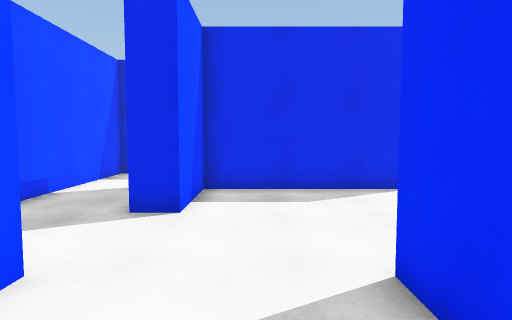
[1] (above)

17 first-person views from a walk through a Unity game level. The camera is 1.5 m above the floor, tilts 4° down and sees 75° across. The floor is counted in squares, 1 m on a side. Each view is taken from the middle of a square. On the plan, view 1 faces up. The plan holds only what a view shows up to about 15 squares ahead; the rest is blank. The place goes on beyond the plan. The player is left out.

[2]
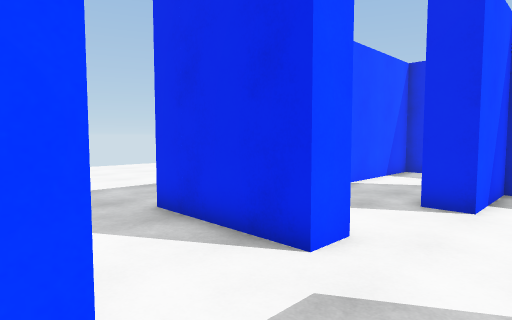

[3]
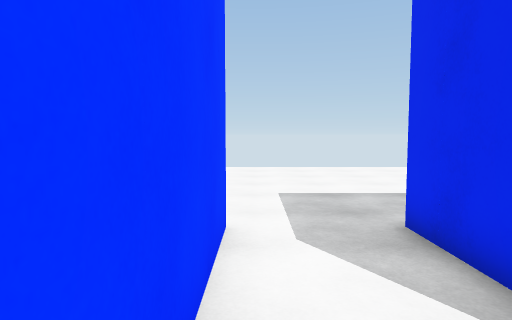

[4]
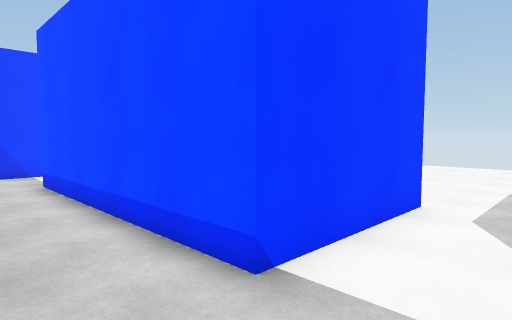

[5]
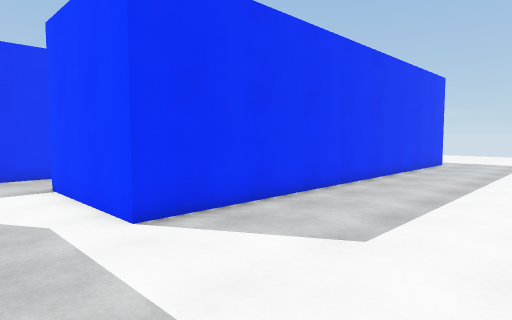

[6]
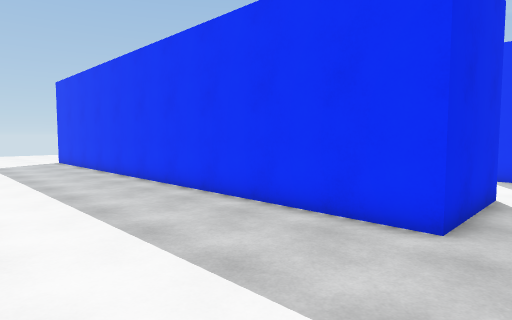

[7]
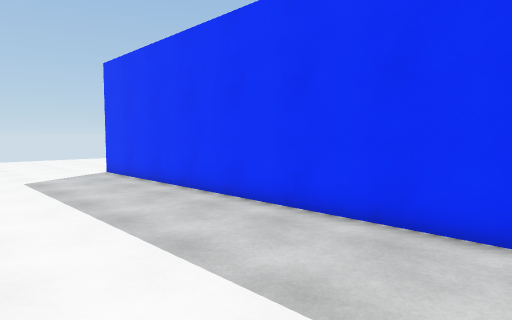

[8]
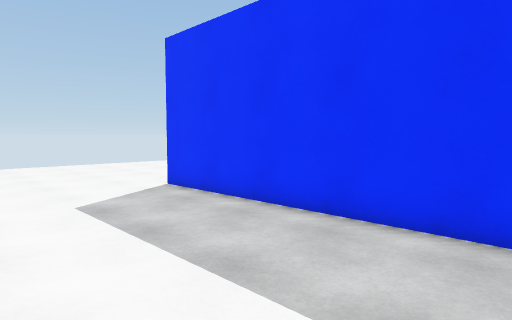

[9]
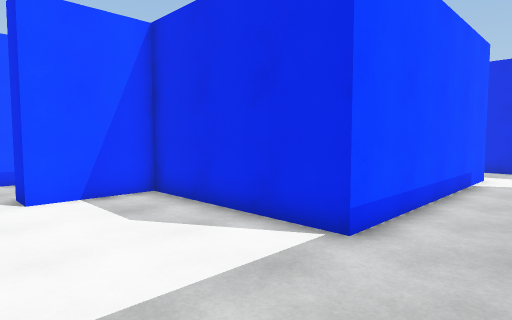

[10]
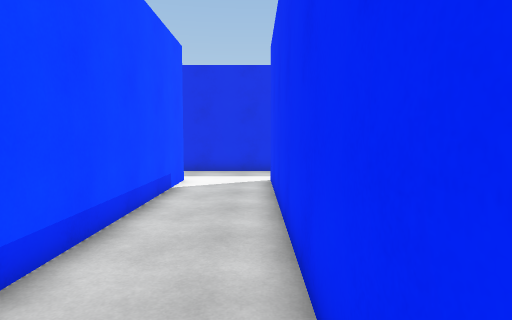

[11]
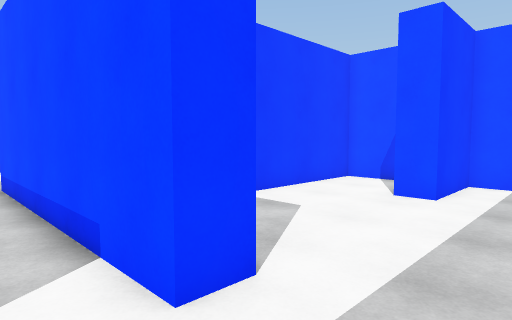

[12]
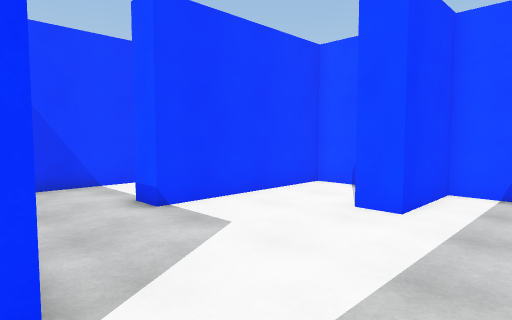

[13]
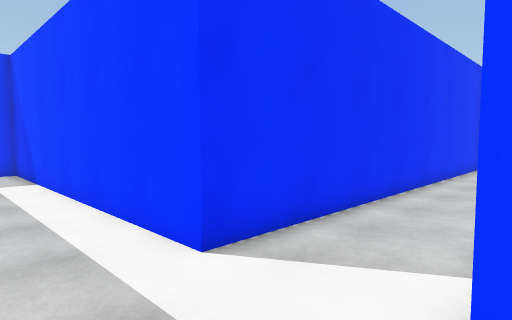

[14]
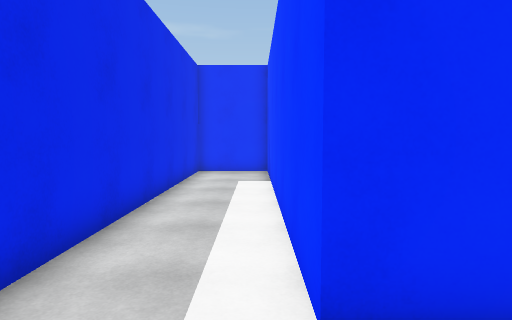

[15]
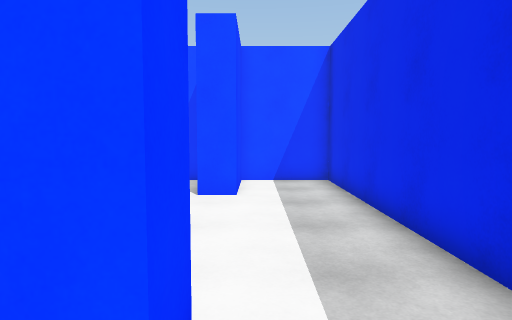

[16]
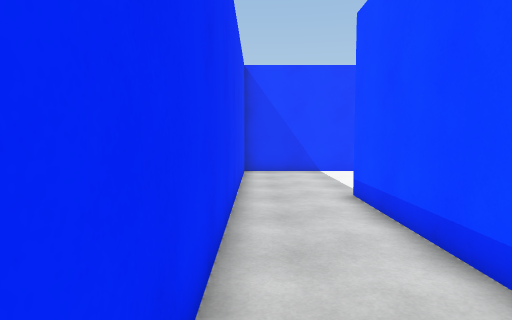

[17]
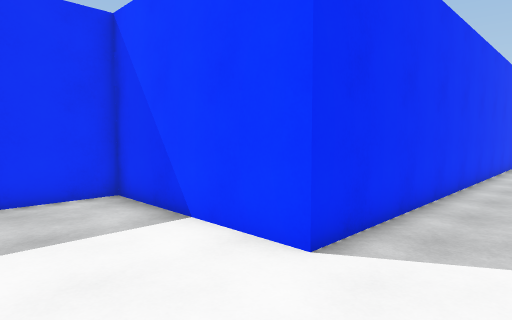

### Floor plan
Points are (right, up) in squares from view 1. A wall is a line through its corners. A room is listed if a view was taken in it or the views show most of it. See-through windows are left out.
Room 1 (views 1, 2, 3, 4, 5, 6, 7, 8, 9, 10, 11, 12, 13, 14, 15, 16, 17)
walls: (-1, 10.5) (2, 10.5); (-2.5, 3.6) (-2.5, 2.5) (-6.5, 2.5) (-6.5, 22.5); (-4.8, 13.5) (-5.5, 13.5) (-5.5, 6.6); (-5.5, 17) (-5.5, 14.5) (0.5, 14.5) (0.5, 13.5); (3.4, 18.5) (4.5, 18.5) (4.5, 9.5) (-1.5, 9.5) (-1.5, 6.5) (-2.5, 6.5); (1.5, -11.8) (1.5, 3.5) (7.5, 3.5) (7.5, 18.5) (19.5, 18.5) (19.5, 21.5) (-5.5, 21.5) (-5.5, 18.5) (-2.5, 18.5) (-2.5, 17.5); (-6.5, -12.5) (-6.5, -0.5) (-1.5, -0.5) (-1.5, -9.5)

Where each view was taken, in squares from view 1:
view 1: 0 up, 0 right, facing up
view 2: 1 down, 0 right, facing up-left
view 3: 0 up, 1 left, facing left
view 4: 2 up, 1 right, facing down-left
view 5: 2 up, 12 left, facing down-right
view 6: 1 up, 12 left, facing up-right
view 7: 8 up, 12 left, facing up-right
view 8: 13 up, 12 left, facing up-right
view 9: 5 up, 7 right, facing up-left
view 10: 7 up, 7 right, facing up
view 11: 21 up, 6 right, facing down-left
view 12: 21 up, 4 right, facing down-left
view 13: 21 up, 4 right, facing down-right
view 14: 19 up, 5 right, facing right
view 15: 19 up, 6 right, facing left
view 16: 18 up, 7 right, facing down
view 17: 7 up, 1 left, facing down-right
